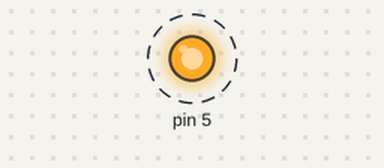
Simulated run of this program. Board: Raspberry Pi (header pin numbers). On the bench: output pins drawn as LEDs (lit = HIGH). Dashed ring = blinking.

Above: at 0.5 s.
Timing chart, 0 to 4.6 s (numbered marks = the images above):
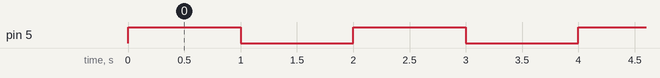

The program:

blinkingLED.py
```python
import RPi.GPIO as GPIO     #get gpio lib
from time import sleep      #get sleep func from time module

GPIO.setwarnings(False)     #ignore problems
GPIO.setmode(GPIO.BOARD)       #use physical pin numbering
GPIO.setup(5, GPIO.OUT, initial=GPIO.LOW)   #set pin 8 as output and set value to off

while True: #run forever
    GPIO.output(5, GPIO.HIGH)   #turn on
    sleep(1)    #1 second eep
    GPIO.output(5, GPIO.LOW)
    sleep(1)
    
```

Measured:
- by itself, pin 5: alternates HIGH for 1.0 s and LOW for 1.0 s
